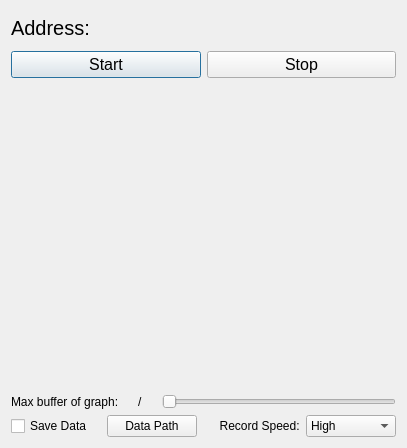
<?xml version="1.0" encoding="UTF-8"?>
<ui version="4.0">
 <class>Dialog</class>
 <widget class="QDialog" name="Dialog">
  <property name="geometry">
   <rect>
    <x>0</x>
    <y>0</y>
    <width>407</width>
    <height>448</height>
   </rect>
  </property>
  <property name="windowTitle">
   <string>Dialog</string>
  </property>
  <layout class="QVBoxLayout" name="verticalLayout">
   <item>
    <layout class="QVBoxLayout" name="verticalLayout_3">
     <property name="topMargin">
      <number>5</number>
     </property>
     <property name="bottomMargin">
      <number>5</number>
     </property>
     <item>
      <widget class="QLabel" name="label">
       <property name="font">
        <font>
         <family>Arial</family>
         <pointsize>15</pointsize>
        </font>
       </property>
       <property name="text">
        <string>&lt;html&gt;&lt;head/&gt;&lt;body&gt;&lt;p&gt;Address:&lt;/p&gt;&lt;/body&gt;&lt;/html&gt;</string>
       </property>
      </widget>
     </item>
    </layout>
   </item>
   <item>
    <layout class="QHBoxLayout" name="horizontalLayout_2">
     <item>
      <widget class="QPushButton" name="pushButton_start">
       <property name="font">
        <font>
         <family>Arial</family>
         <pointsize>12</pointsize>
        </font>
       </property>
       <property name="text">
        <string>Start</string>
       </property>
      </widget>
     </item>
     <item>
      <widget class="QPushButton" name="pushButton_stop">
       <property name="font">
        <font>
         <family>Arial</family>
         <pointsize>12</pointsize>
        </font>
       </property>
       <property name="text">
        <string>Stop</string>
       </property>
      </widget>
     </item>
    </layout>
   </item>
   <item>
    <layout class="QVBoxLayout" name="verticalLayout_2" stretch="5,0">
     <item>
      <widget class="QLabel" name="label_LCD">
       <property name="font">
        <font>
         <family>Arial</family>
         <pointsize>72</pointsize>
        </font>
       </property>
       <property name="layoutDirection">
        <enum>Qt::LeftToRight</enum>
       </property>
       <property name="autoFillBackground">
        <bool>false</bool>
       </property>
       <property name="text">
        <string/>
       </property>
       <property name="textFormat">
        <enum>Qt::AutoText</enum>
       </property>
       <property name="scaledContents">
        <bool>true</bool>
       </property>
       <property name="alignment">
        <set>Qt::AlignCenter</set>
       </property>
      </widget>
     </item>
     <item>
      <layout class="QHBoxLayout" name="horizontalLayout_5">
       <property name="topMargin">
        <number>0</number>
       </property>
       <item>
        <widget class="QLabel" name="label_function">
         <property name="font">
          <font>
           <family>Arial</family>
           <pointsize>20</pointsize>
          </font>
         </property>
         <property name="text">
          <string/>
         </property>
        </widget>
       </item>
       <item>
        <widget class="QLabel" name="label_unit">
         <property name="font">
          <font>
           <family>Arial</family>
           <pointsize>20</pointsize>
          </font>
         </property>
         <property name="layoutDirection">
          <enum>Qt::LeftToRight</enum>
         </property>
         <property name="text">
          <string>&lt;html&gt;&lt;head/&gt;&lt;body&gt;&lt;p&gt;&lt;br/&gt;&lt;/p&gt;&lt;/body&gt;&lt;/html&gt;</string>
         </property>
        </widget>
       </item>
      </layout>
     </item>
    </layout>
   </item>
   <item>
    <layout class="QHBoxLayout" name="horizontalLayout_4" stretch="0,0,0,0,0">
     <item>
      <widget class="QLabel" name="label_4">
       <property name="font">
        <font>
         <family>Arial</family>
        </font>
       </property>
       <property name="text">
        <string>Max buffer of graph:</string>
       </property>
      </widget>
     </item>
     <item>
      <widget class="QLabel" name="Label_Current_points">
       <property name="font">
        <font>
         <family>Arial</family>
        </font>
       </property>
       <property name="text">
        <string/>
       </property>
      </widget>
     </item>
     <item>
      <widget class="QLabel" name="label_2">
       <property name="font">
        <font>
         <family>Arial</family>
        </font>
       </property>
       <property name="text">
        <string>/</string>
       </property>
      </widget>
     </item>
     <item>
      <widget class="QLabel" name="Label_max_points">
       <property name="font">
        <font>
         <family>Arial</family>
        </font>
       </property>
       <property name="text">
        <string/>
       </property>
      </widget>
     </item>
     <item>
      <widget class="QSlider" name="SliderBar_buffered_points">
       <property name="orientation">
        <enum>Qt::Horizontal</enum>
       </property>
      </widget>
     </item>
    </layout>
   </item>
   <item>
    <layout class="QVBoxLayout" name="graph_layout">
     <property name="spacing">
      <number>0</number>
     </property>
     <property name="sizeConstraint">
      <enum>QLayout::SetDefaultConstraint</enum>
     </property>
     <property name="topMargin">
      <number>0</number>
     </property>
     <property name="bottomMargin">
      <number>0</number>
     </property>
    </layout>
   </item>
   <item>
    <layout class="QHBoxLayout" name="horizontalLayout">
     <item>
      <widget class="QCheckBox" name="checkBox">
       <property name="font">
        <font>
         <family>Arial</family>
        </font>
       </property>
       <property name="text">
        <string>Save Data</string>
       </property>
      </widget>
     </item>
     <item>
      <widget class="QPushButton" name="pushButton_datapath">
       <property name="font">
        <font>
         <family>Arial</family>
        </font>
       </property>
       <property name="text">
        <string>Data Path</string>
       </property>
      </widget>
     </item>
     <item>
      <widget class="QLabel" name="label_3">
       <property name="font">
        <font>
         <family>Arial</family>
        </font>
       </property>
       <property name="text">
        <string>     Record Speed:</string>
       </property>
      </widget>
     </item>
     <item>
      <widget class="QComboBox" name="comboBox">
       <property name="font">
        <font>
         <family>Arial</family>
        </font>
       </property>
       <item>
        <property name="text">
         <string>High</string>
        </property>
       </item>
       <item>
        <property name="text">
         <string>Medium</string>
        </property>
       </item>
       <item>
        <property name="text">
         <string>Low</string>
        </property>
       </item>
      </widget>
     </item>
    </layout>
   </item>
  </layout>
 </widget>
 <resources/>
 <connections/>
</ui>
